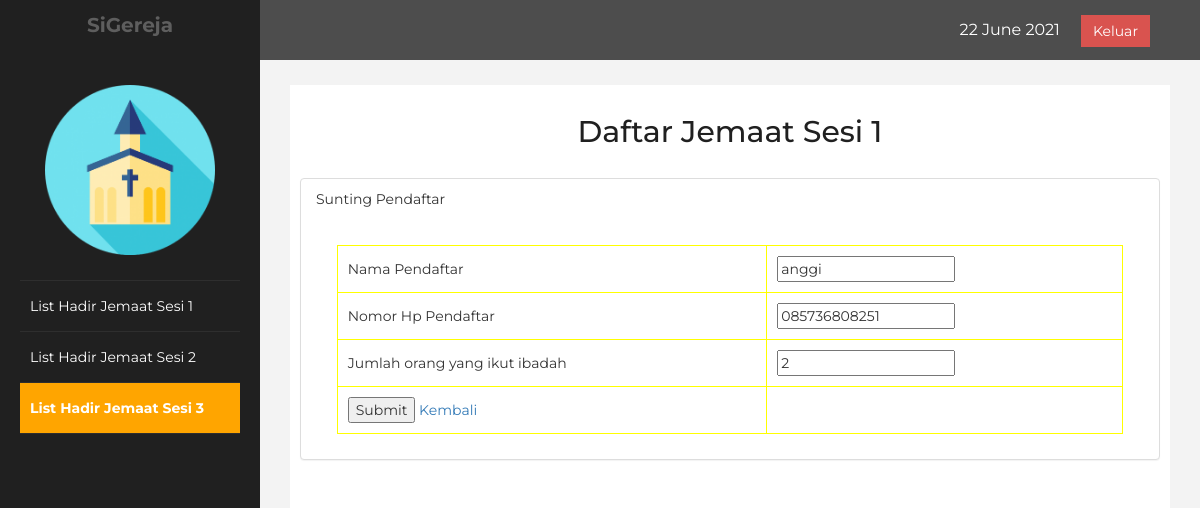
/update3.php?id=36, run on the app's committed database.
### tables this page shows
CREATE TABLE `sesi_3` (
  `nomor` int(11) NOT NULL,
  `nama` varchar(255) NOT NULL,
  `no_hp` varchar(50) NOT NULL,
  `jumlah` int(10) NOT NULL
);

### update3.php (the view, shortened to what this page needs)
<!DOCTYPE html>
<html lang="en">
<head>
    <link rel="stylesheet" href="https://maxcdn.bootstrapcdn.com/bootstrap/3.3.7/css/bootstrap.min.css">
    <link rel="stylesheet" href="css/css5.css"/>
    <?php
       include 'koneksi.php';
       $id = $_GET['id'];
       $sql = mysqli_query($koneksi, "select * from sesi_3 where nomor='$id'");
       $row = mysqli_fetch_array($sql);
    ?>
</head>
<body>
    <div id="wrapper">
        <nav class="navbar navbar-default navbar-cls-top " role="navigation" style="margin-bottom: 0">
            <div class="navbar-header">
                <a class="navbar-brand" href="#"> SiGereja</a>
            </div>
    <div style="color: white;padding: 15px 50px 5px 50px;float: right;font-size: 16px;"><?php date_default_timezone_set('Asia/Jakarta'); echo date("d F Y")."&nbsp; &nbsp; &nbsp;"; ?><a href="logout.php" class="btn btn-danger square-btn-adjust">Keluar</a> </div>
        </nav>
            <nav class="navbar-default navbar-side" role="navigation">
            <div class="sidebar-collapse">
                <ul class="nav" id="main-menu">
				<li class="text-center">
                    <img src="resource/image/logogereja.png" class="user-image img-responsive"/>
					</li>
                    <li>
                        <a href="admin.php"><i class="fa fa-dashboard fa-3x"></i> List Hadir Jemaat Sesi 1</a>
                    </li>
                    <li>
                        <a  href="admin_test2.php"><i class="fa fa-desktop fa-3x"></i> List Hadir Jemaat Sesi 2</a>
                    </li>
                    <li>
                        <a  class="active-menu" href="admin_test3.php"><i class="fa fa-desktop fa-3x"></i> List Hadir Jemaat Sesi 3</a>
                    </li>
				</ul>
            </div>
        </nav>
        <div id="page-wrapper" >
            <div id="page-inner">
                <div class="row">
                    <div class="col-md-12">
                     <h2>Daftar Jemaat Sesi 1</h2>
                        <br>
                    </div>
                </div>
                <div class="row">
                <div class="col-md-12 col-sm-0">
                    <div class="panel">
                        <div class="panel-heading">
                        Sunting Pendaftar
                        </div>
                        <div class="panel-body">
                        <form method="POST" action="updateAct3.php">
                                <table>
                                    <tr>
                                        <td>Nama Pendaftar</td>
                                        <td><input type="text" value="<?php echo $row['nama'];?>" name="nama"></td>
                                    </tr>
                                    <tr>
                                        <td>Nomor Hp Pendaftar </td>
                                        <td><input type="text" value="<?php echo $row['no_hp'];?>" name="no_hp"></td>
                                    </tr>
                                    <tr>
                                        <td>Jumlah orang yang ikut ibadah</td>
                                        <td><input type="text" value="<?php echo $row['jumlah'];?>" name="jumlah"></td>
                                    </tr>
                                    <tr>
                                        <td>
                                            <input type="submit" value="Submit">
                                            <a href="admin_test3.php">Kembali</a>
                                        </td>
                                    </tr>
                                </table>
                            </form>
                        </div>
                    </div>
                </div>
             </div>
             </div>
            </div>
        </div>
</body>
</html>

### css/css5.css (style rules this page uses)
body { font-family: 'Montserrat', sans-serif; }
table { border: solid 1px yellow; border-collapse: collapse; border-spacing: 0; width: 95%; margin: 10px auto 10px auto; }
table tbody td { border: solid 1px yellow; color: #333; padding: 10px; text-shadow: 1px 1px 1px #fff; }
h2 { text-align: center; }
#wrapper { width: 100%; background:#202020; }
#page-wrapper { padding: 15px 15px; min-height: 600px; background:#F3F3F3; }
#page-inner { width:100%; margin:10px 20px 10px 0px; background-color:#fff!important; padding:10px; min-height:1200px; }
.text-center { text-align:center; }
h2 { color: #202020; }
.square-btn-adjust { border: 0px solid transparent; -webkit-border-radius: 0px; -moz-border-radius: 0px; border-radius: 0px; }
.user-image { margin: 25px auto; -webkit-border-radius: 10px; -moz-border-radius: 10px; border-radius: 10px; max-height:170px; max-width:170px; }
.navbar-cls-top .navbar-brand { color: black; background: orange; width: 260px; text-align: center; height: 60px; font-size: 20px; font-weight: 700; padding-top: 10; }
.active-menu { background-color:orange!important; color: #202020; font-weight: bold; }
.sidebar-collapse , .sidebar-collapse .nav { background:none; }
.sidebar-collapse .nav { padding:0; }
.sidebar-collapse .nav > li > a { color:#fff; background:#202020; text-shadow:none; }
.sidebar-collapse > .nav > li > a { padding:15px 10px; }
.sidebar-collapse > .nav > li { border-bottom: 1px solid rgba(107, 108, 109, 0.19); }
.navbar-side { border:none; background-color: #202020; padding-left: 20px; padding-right: 20px; }
.navbar-cls-top { background:#4D4D4D; border-bottom:none; }
.navbar-default { border:0px solid black; }
.navbar-header { background: #202020; }
@media (min-width:768px) { #page-wrapper { margin: 0 0 0 260px; padding: 15px 30px; min-height: 1200px; } }
@media (min-width:768px) { .navbar-side { z-index: 1; position: absolute; width: 260px; } }
@media (min-width:768px) { .navbar { border-radius: 0px; } }
.panel { margin-bottom: 20px; background-color: #fff; border: 1px solid transparent; border-color: #ddd; border-radius: 4px; -webkit-box-shadow: 0 1px 1px rgba(0, 0, 0, .05); box-shadow: 0 1px 1px rgba(0, 0, 0, .05); }
.panel-body { padding: 15px; }

### data on the page
sesi_3: nama "anggi", no_hp "085736808251", jumlah "2"
